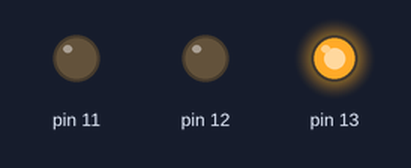
Recording of a sketch running on a simulated Arduino Uno, built with avr-gcc and run on an emulated ATmega328P. Parts: output pins drawn as LEDs (lit = HIGH).

Above: at 0.02 s.
At 0.72 s:
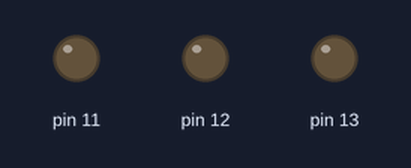
At 1.47 s:
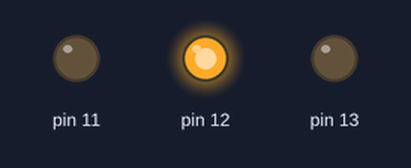
At 2.92 s:
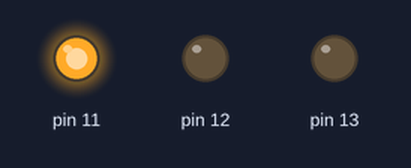
Timing chart, 0 to 3.2 s (numbered marks = the images above):
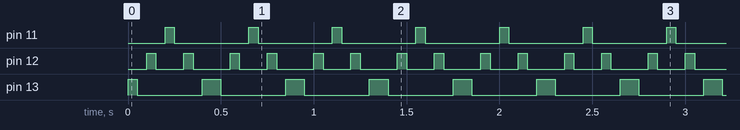

Measured:
- by itself, pin 11: alternates HIGH for 0.05 s and LOW for 0.40 s
- by itself, pin 12: alternates HIGH for 0.05 s and LOW for 0.15 s
- by itself, pin 13: alternates HIGH for 0.10 s and LOW for 0.35 s

The sketch:

Polics.ino
```cpp
void setup() {
  // put your setup code here, to run once:
pinMode(13, OUTPUT);
pinMode(12, OUTPUT);
pinMode(11, OUTPUT);
}

void loop() {
  // put your main code here, to run repeatedly:
  digitalWrite(13, HIGH);
  delay(50);
  digitalWrite(13, LOW);
   delay(50);
    digitalWrite(12, HIGH);
  delay(50);
  digitalWrite(12, LOW);
   delay(50);
    digitalWrite(11, HIGH);
  delay(50);
  digitalWrite(11, LOW);
   delay(50);
   digitalWrite(12, HIGH);
  delay(50);
  digitalWrite(12, LOW);
   delay(50);
 digitalWrite(13, HIGH);
  delay(50);
}
```
